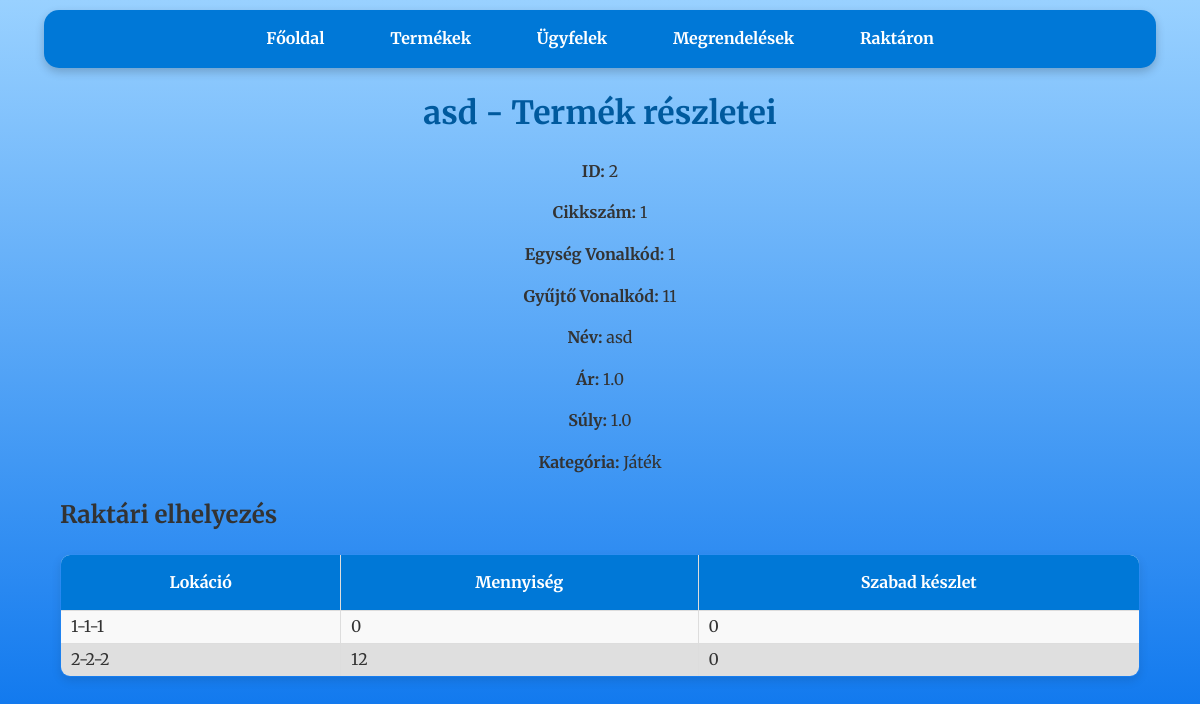
Before: /product/1 with the older database file.
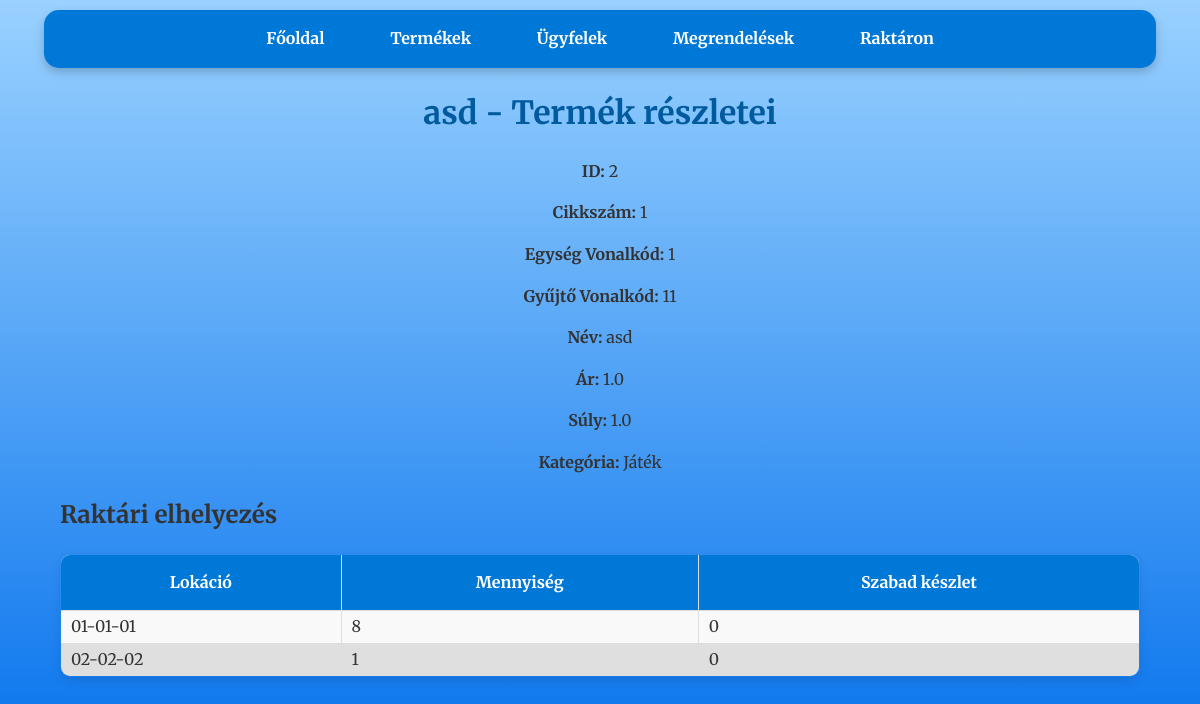
After: the same page with the newer database file.
### tables this page shows
CREATE TABLE stock (
                    id INTEGER PRIMARY KEY,
                    cikkszam TEXT,
                    lokacio TEXT,
                    mennyiseg INTEGER,
                    order_id INTEGER,
                    FOREIGN KEY(cikkszam) REFERENCES products(cikkszam),
                    FOREIGN KEY(order_id) REFERENCES orders(id));

### raktar_program-master/app.py (the view)
@app.route('/product/<cikkszam>')
def product_details(cikkszam):
    conn = get_db_connection()
    product = conn.execute(
        'SELECT * FROM products WHERE cikkszam = ?',
        (cikkszam,)
    ).fetchone()
    stock = conn.execute(
        '''SELECT stock.id, stock.lokacio,
                            (SELECT SUM(mennyiseg)
                            FROM stock s
                            WHERE s.cikkszam = ? AND s.lokacio = stock.lokacio) AS total_mennyiseg,
                            (SELECT SUM(mennyiseg)
                            FROM stock s
                            WHERE s.cikkszam = ? AND s.lokacio = stock.lokacio  AND s.order_id IS NULL) AS mennyiseg_null
                            FROM products JOIN stock ON stock.cikkszam = products.cikkszam
                            WHERE stock.order_id IS NULL''',
        (cikkszam, cikkszam)
    ).fetchall()
    conn.close()
    return render_template(
        'product_details.html',
        product=product,
        stock=stock
    )

### raktar_program-master/app.py (called while the page is built)
def get_db_connection():
    conn = sqlite3.connect('database.db')
    conn.row_factory = sqlite3.Row
    return conn

### raktar_program-master/templates/product_details.html (shortened to what this page needs)
<!DOCTYPE html>
<html lang="hu">
<head>
    <link rel="stylesheet" href="{{ url_for('static', filename='css/style.css') }}">
</head>
<body>
    <nav>
        <a href="{{ url_for('index') }}">Főoldal</a>
        <a href="{{ url_for('products') }}">Termékek</a>
        <a href="{{ url_for('customers') }}">Ügyfelek</a>
        <a href="{{ url_for('orders') }}">Megrendelések</a>
        <a href="{{ url_for('stock') }}">Raktáron</a>
    </nav>
    <h1>{{ product.nev }} - Termék részletei</h1>
    <div class="product-details">
        <p><strong>ID:</strong> {{ product.id }}</p>
        <p><strong>Cikkszám:</strong> {{ product.cikkszam }}</p>
        <p><strong>Egység Vonalkód:</strong> {{ product.egyseg_vonalkod }}</p>
        <p><strong>Gyűjtő Vonalkód:</strong> {{ product.gyujto_vonalkod }}</p>
        <p><strong>Név:</strong> {{ product.nev }}</p>
        <p><strong>Ár:</strong> {{ product.ar }}</p>
        <p><strong>Súly:</strong> {{ product.suly }}</p>
        <p><strong>Kategória:</strong> {{ product.kategoria }}</p>
    </div>
    <div class="container">
        <h2>Raktári elhelyezés</h2>
        <table>
            <thead>
                <tr>
                    <th>Lokáció</th>
                    <th>Mennyiség</th>
                    <th>Szabad készlet</th>
                </tr>
            </thead>
            <tbody>
                {% for item in stock %}
                <tr>
                    <td>{{ item.lokacio }}</td>
                    <td>{{ item.total_mennyiseg }}</td>
                    <td>{{ item.mennyiseg_null }}</td>
                </tr>
                {% endfor %}
            </tbody>
        </table>
    </div>
</body>
</html>

Changed rows visible on the page:
changed stock (number 1 of 2 on the later page): lokacio "1-1-1" → "01-01-01"; total_mennyiseg "0" → "8"
changed stock (number 2 of 2 on the later page): lokacio "2-2-2" → "02-02-02"; total_mennyiseg "12" → "1"
